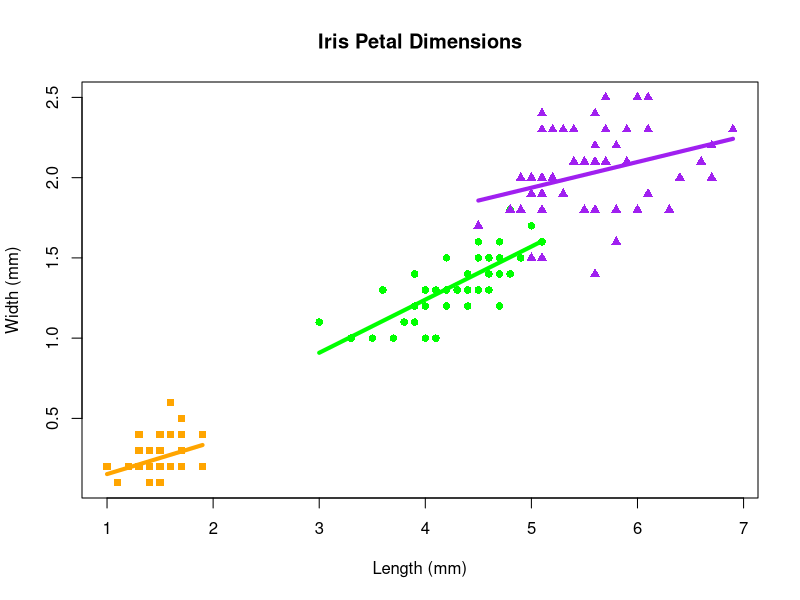
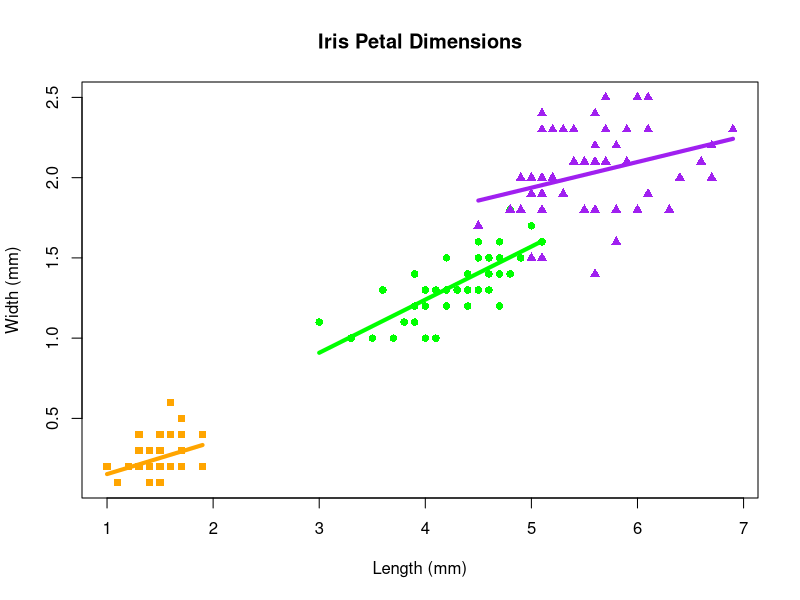

Here is the R script that generated these plots, in order:
# Import data
data(iris)

# Script as normal
plot(iris$Petal.Length, iris$Petal.Width, col = c("orange", "green", "purple")[iris$Species], pch=c(15,16,17)[iris$Species], cex=1, main = "Iris Petal Dimensions", xlab="Length (mm)", ylab="Width (mm)")

xcoords <- iris$Petal.Length[1:50]
ycoords <- iris$Petal.Width[1:50]
lm_temp <- lm(ycoords~xcoords)
segments(min(xcoords), lm_temp$coefficients[1] + lm_temp$coefficients[2]*min(xcoords), max(xcoords), lm_temp$coefficients[1] + lm_temp$coefficients[2]*max(xcoords),lwd=4, col="orange")

xcoords <- iris$Petal.Length[51:100]
ycoords <- iris$Petal.Width[51:100]
lm_temp <- lm(ycoords~xcoords)
segments(min(xcoords), lm_temp$coefficients[1] + lm_temp$coefficients[2]*min(xcoords), max(xcoords), lm_temp$coefficients[1] + lm_temp$coefficients[2]*max(xcoords),lwd=4, col="green")

xcoords <- iris$Petal.Length[101:150]
ycoords <- iris$Petal.Width[101:150]
lm_temp <- lm(ycoords~xcoords)
segments(min(xcoords), lm_temp$coefficients[1] + lm_temp$coefficients[2]*min(xcoords), max(xcoords), lm_temp$coefficients[1] + lm_temp$coefficients[2]*max(xcoords),lwd=4, col="purple")

# As loop
col <- c("orange", "green", "purple")

plot(iris$Petal.Length, iris$Petal.Width, col = c("orange", "green", "purple")[iris$Species], pch=c(15,16,17)[iris$Species], cex=1, main = "Iris Petal Dimensions", xlab="Length (mm)", ylab="Width (mm)")

lm_temp <- NULL
xcoords <- vector()
ycoords <- vector ()

# this loop plots regression lines for each species
for (i in 1: length(levels (iris$Species))){
  xcoords <- subset(iris$Petal.Length, iris$Species == levels (iris$Species)[i])
  ycoords <- subset(iris$Petal.Width, iris$Species == levels (iris$Species)[i])
  lm_temp <- lm(ycoords~xcoords)
  segments(min(xcoords), lm_temp$coefficients[1] + lm_temp$coefficients[2] *min(xcoords), max(xcoords), lm_temp$coefficients[1] + lm_temp$coefficients[2] *max(xcoords), lwd = 4, col= col[i])
}
